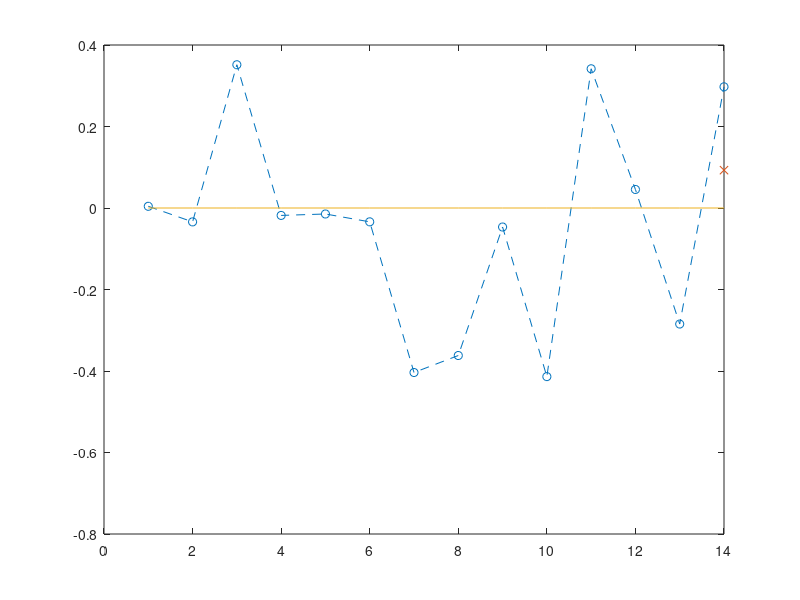

The MATLAB script that drew this image: (Note: this script raises an error after producing the figure.)
% clear all;
close all;

fs = 44100;
k = 1/fs;
N = 15;

BFull = zeros(N, N);
numFromBound = 1;
M = N-numFromBound;
Mw = numFromBound;

Dxxu = (sparse(2:M, 1:M-1, ones(1, M-1), M, M) + ...
            sparse(1:M, 1:M, -2 * ones(1, M), M, M) + ...
            sparse(1:M-1, 2:M, ones(1, M-1), M, M));
BFull(1:M, 1:M) = 2 * eye(M) + Dxxu;

Dxxw = (sparse(2:Mw, 1:Mw-1, ones(1, Mw-1), Mw, Mw) + ...
            sparse(1:Mw, 1:Mw, -2 * ones(1, Mw), Mw, Mw) + ...
            sparse(1:Mw-1, 2:Mw, ones(1, Mw-1), Mw, Mw));

BFull((M+1):end, (M+1):end) = 2 * eye(Mw) + Dxxw;

alf = 0.5;
Ainv = inv([1, 0; 0, 1]);
%connect the two
ip = [alf * (alf - 1) * (alf - 2) / -6, ...
                    (alf - 1) * (alf + 1) * (alf - 2) / 2, ...
                    alf * (alf + 1) * (alf - 2) / -2, ...
                    alf * (alf + 1) * (alf - 1) / 6];
            Ainv = inv([1, -ip(4); -ip(4), 1]);
            
if numFromBound == 2
    BFull(M, (M + 1):(M + 2)) = ip(3:-1:2) * Ainv(1, 1);
    BFull(M, (M-2 : M)) =  BFull(M, (M-2) : M) + ip(1:3) * Ainv(1, 2);
    BFull(M+1, (M + 1):(M + 2)) = BFull(M+1, (M + 1):(M + 2)) + ip(3:-1:2) * Ainv(2, 1);
    BFull(M+1, (M-2 : M)) =  ip(1:3) * Ainv(2, 2);
elseif numFromBound == 1
    BFull(M, M+1) = (ip(3) - ip(1)) * Ainv(1, 1);
    BFull(M, (M-2 : M)) =  BFull(M, (M-2) : M) + ip(1:3) * Ainv(1, 2);
    BFull(M+1, M+1) = BFull(M+1, M+1) + (ip(3) - ip(1)) * Ainv(2, 1);
    BFull(M+1, (M-2 : M)) =  ip(1:3) * Ainv(2, 2);
else
    BFull(M, (M + 1):(M + 3)) = ip(3:-1:1) * Ainv(1, 1);
    BFull(M, (M-2 : M)) =  BFull(M, (M-2) : M) + ip(1:3) * Ainv(1, 2);
    BFull(M+1, (M + 1):(M + 3)) = BFull(M+1, (M + 1):(M + 3)) + ip(3:-1:1) * Ainv(2, 1);
    BFull(M+1, (M-2 : M)) =  ip(1:3) * Ainv(2, 2);
end

u = zeros(N, 1);
% u = rand(N, 1) - 0.5; % without boundaries, plus overlap
% u(M) = u(M+1);
% u(3:7) = hann(5);
u(3:4) = 0.75;
uPrev = u;
uNext = zeros(N, 1);
v = zeros(N-1, 1);
% v = rand(N-1, 1)-0.5;
% v(3:7) = hann(5);
vPrev = v;
vNext = zeros(N-1, 1);
N = N-1;
Dxxv = (sparse(2:N, 1:N-1, ones(1, N-1), N, N) + ...
                sparse(1:N, 1:N, -2 * ones(1, N), N, N) + ...
                sparse(1:N-1, 2:N, ones(1, N-1), N, N));
Bnormal = 2 * eye(N) + Dxxv;

N = N + 1;
lengthSound = 10000;
outu = zeros(lengthSound, 1);
outw = zeros(lengthSound, 1);

drawstuff = true;
plot(sort(1/(2 * pi * k) * acos (1/2 * eig(Bnormal))));
hold on;
plot(real(sort(1/(2 * pi * k) * acos (1/2 * eig(BFull)))));
% figure
for n = 1:lengthSound
    uNext = BFull * u - uPrev;
    vNext = Bnormal * v - vPrev;

    outu(n) = uNext(3);
    outv(n) = vNext(3);
    
    uPrev = u;
    u = uNext;
    
    vPrev = v;
    v = vNext;
    if drawstuff && mod(n,100) == 0
        hold off
        plot(1:M, u(1:M), 'o--');
        hold on;
        plot(M:N-1, u(M+1:end), 'x--');
        plot(1:N-1, v);
        pause(0.5);
        drawnow;
        if n == 200
            disp("wait")
        end
    end
end
spectrogram(outu, 512,64,512, fs)
view([90, -90])